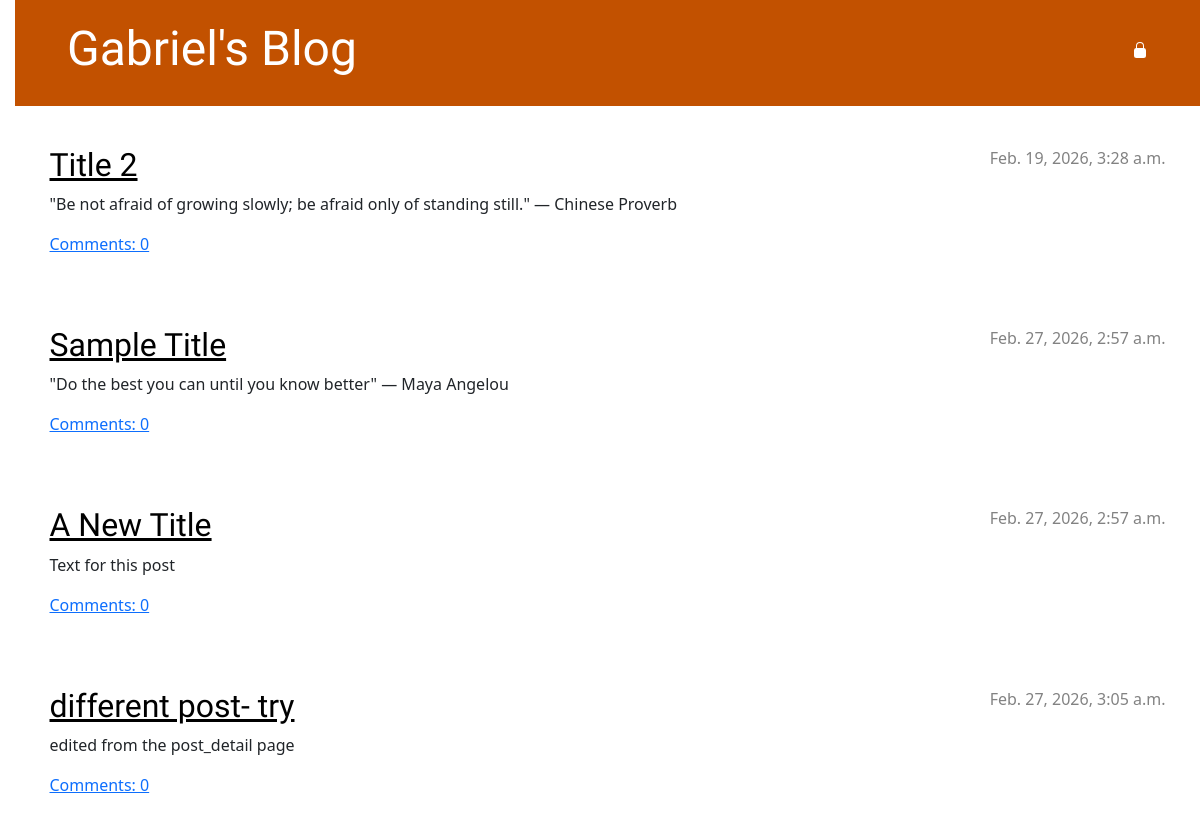
The app's page /, older data.
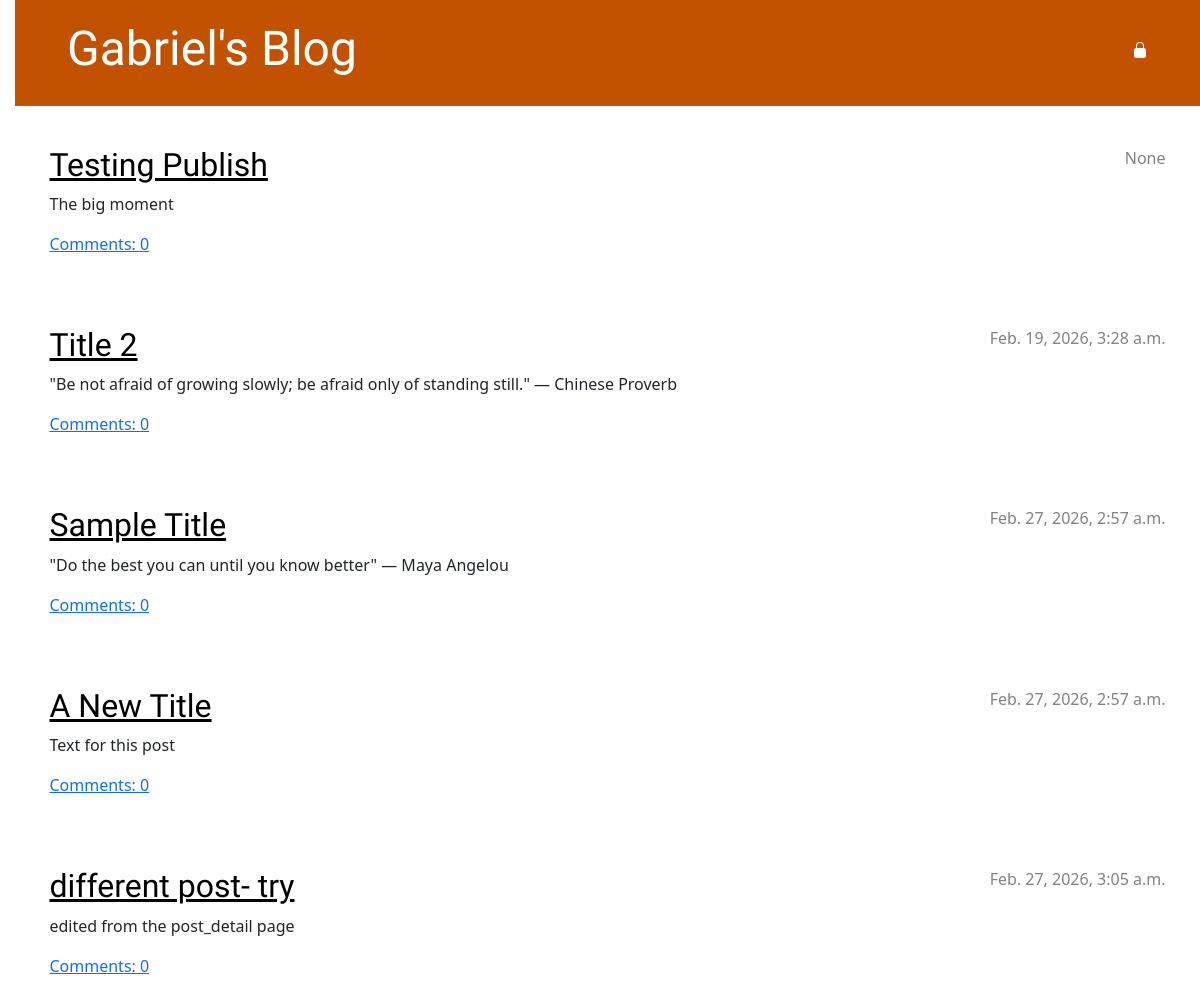
The same page, newer data.
### blog/models.py (models this page shows, shortened)
class Post(models.Model):
    author = models.ForeignKey(settings.AUTH_USER_MODEL, on_delete=models.CASCADE)
    title = models.CharField(max_length=200)
    text = models.TextField()
    created_date = models.DateTimeField(default=timezone.now)
    published_date = models.DateTimeField(blank=True, null=True)
    def approved_comments(self):
        return self.comments.filter(approved_comment=True)

### blog/views.py (the view)
# urls.py: path('', views.post_list, name='post_list'),
def post_list(request):
    posts = Post.objects.all().order_by('published_date')
    return render(request, 'blog/post_list.html', {'posts': posts})

### blog/templates/blog/post_list.html
{% extends 'blog/base.html' %}
{% block content %}
    {% for post in posts %}
        <article class="post">
            <time class="date">{{ post.published_date }}</time>
            <h2><a href="{% url 'post_detail' pk=post.pk %}">{{ post.title }}</a></h2>
            <p>{{ post.text|linebreaksbr }}</p>
            <a href="{% url 'post_detail' pk=post.pk %}">Comments: {{ post.approved_comments.count }}</a>
        </article>
    {% endfor %}
{% endblock %}

Row changes from the older to the newer data that the page shows:
added Post: published_date "None", title "Testing Publish", text "The big moment", approved_comments.count "0"
